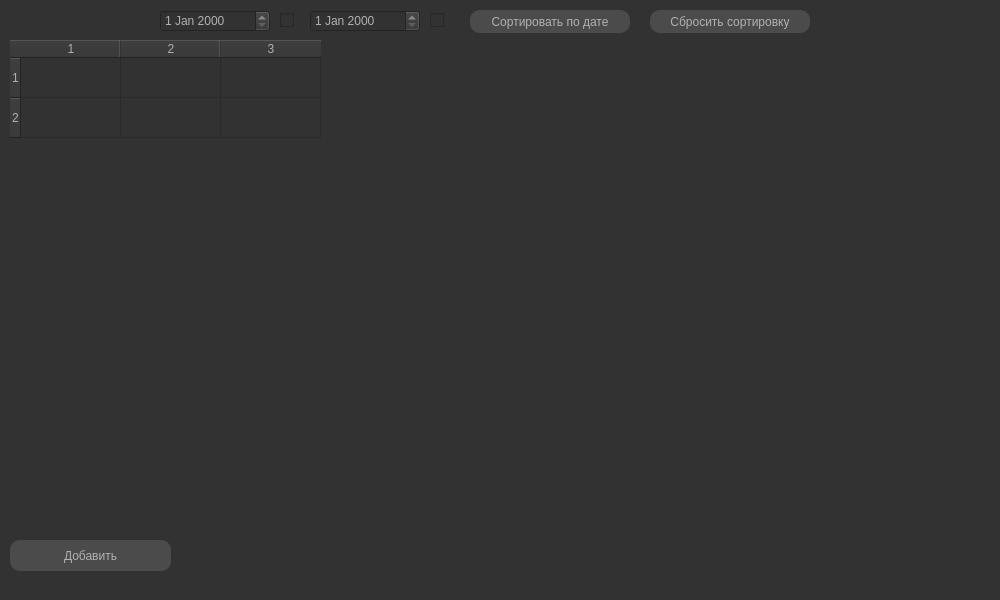
<?xml version="1.0" encoding="UTF-8"?>
<ui version="4.0">
 <class>MainWindow</class>
 <widget class="QMainWindow" name="MainWindow">
  <property name="geometry">
   <rect>
    <x>0</x>
    <y>0</y>
    <width>1000</width>
    <height>600</height>
   </rect>
  </property>
  <property name="windowTitle">
   <string>Менеджер поездов</string>
  </property>
  <property name="windowIcon">
   <iconset>
    <normaloff>icon.ico</normaloff>icon.ico</iconset>
  </property>
  <property name="styleSheet">
   <string notr="true">font: 12pt &quot;Times New Roman&quot;;
background-color: rgb(50, 50, 50);
color: #b1b1b1;
</string>
  </property>
  <widget class="QWidget" name="centralwidget">
   <widget class="QPushButton" name="btnAdd">
    <property name="geometry">
     <rect>
      <x>10</x>
      <y>540</y>
      <width>161</width>
      <height>31</height>
     </rect>
    </property>
    <property name="styleSheet">
     <string notr="true">QPushButton{
	background-color: rgb(75, 75, 75);
	border-radius: 10px;
}
QPushButton:hover {
     background-color: rgb(80,80, 80);
}
QPushButton:pressed {
    background-color: rgb(120,120,120);
}
</string>
    </property>
    <property name="text">
     <string>Добавить</string>
    </property>
   </widget>
   <widget class="QDateEdit" name="sortDateIn">
    <property name="geometry">
     <rect>
      <x>160</x>
      <y>10</y>
      <width>110</width>
      <height>22</height>
     </rect>
    </property>
   </widget>
   <widget class="QDateEdit" name="sortDateOut">
    <property name="geometry">
     <rect>
      <x>310</x>
      <y>10</y>
      <width>110</width>
      <height>22</height>
     </rect>
    </property>
   </widget>
   <widget class="QPushButton" name="btnSort">
    <property name="geometry">
     <rect>
      <x>470</x>
      <y>10</y>
      <width>160</width>
      <height>23</height>
     </rect>
    </property>
    <property name="styleSheet">
     <string notr="true">QPushButton{
	background-color: rgb(75, 75, 75);
	border-radius: 10px;
}
QPushButton:hover {
     background-color: rgb(80,80, 80);
}
QPushButton:pressed {
    background-color: rgb(120,120,120);
}
</string>
    </property>
    <property name="text">
     <string>Сортировать по дате</string>
    </property>
   </widget>
   <widget class="QTableWidget" name="tableWidget">
    <property name="geometry">
     <rect>
      <x>10</x>
      <y>40</y>
      <width>971</width>
      <height>491</height>
     </rect>
    </property>
    <property name="autoFillBackground">
     <bool>true</bool>
    </property>
    <property name="styleSheet">
     <string notr="true">background-color: rgb(50, 50, 50);
border-color: rgb(255, 255, 255);
color: rgb(177, 177, 177);
selection-background-color: rgb(85, 85, 85);</string>
    </property>
    <property name="frameShape">
     <enum>QFrame::NoFrame</enum>
    </property>
    <property name="frameShadow">
     <enum>QFrame::Plain</enum>
    </property>
    <property name="dragEnabled">
     <bool>false</bool>
    </property>
    <property name="selectionMode">
     <enum>QAbstractItemView::ExtendedSelection</enum>
    </property>
    <property name="gridStyle">
     <enum>Qt::SolidLine</enum>
    </property>
    <property name="sortingEnabled">
     <bool>false</bool>
    </property>
    <property name="wordWrap">
     <bool>true</bool>
    </property>
    <property name="cornerButtonEnabled">
     <bool>true</bool>
    </property>
    <property name="rowCount">
     <number>2</number>
    </property>
    <property name="columnCount">
     <number>3</number>
    </property>
    <attribute name="horizontalHeaderMinimumSectionSize">
     <number>1</number>
    </attribute>
    <attribute name="verticalHeaderDefaultSectionSize">
     <number>40</number>
    </attribute>
    <row/>
    <row/>
    <column/>
    <column/>
    <column/>
   </widget>
   <widget class="QPushButton" name="btnReset">
    <property name="geometry">
     <rect>
      <x>650</x>
      <y>10</y>
      <width>160</width>
      <height>23</height>
     </rect>
    </property>
    <property name="styleSheet">
     <string notr="true">QPushButton{
	background-color: rgb(75, 75, 75);
	border-radius: 10px;
}
QPushButton:hover {
     background-color: rgb(80,80, 80);
}
QPushButton:pressed {
    background-color: rgb(120,120,120);
}
</string>
    </property>
    <property name="text">
     <string>Сбросить сортировку</string>
    </property>
   </widget>
   <widget class="QCheckBox" name="checkIn">
    <property name="geometry">
     <rect>
      <x>280</x>
      <y>12</y>
      <width>16</width>
      <height>17</height>
     </rect>
    </property>
    <property name="text">
     <string/>
    </property>
   </widget>
   <widget class="QCheckBox" name="checkOut">
    <property name="geometry">
     <rect>
      <x>430</x>
      <y>12</y>
      <width>16</width>
      <height>17</height>
     </rect>
    </property>
    <property name="text">
     <string/>
    </property>
   </widget>
  </widget>
  <widget class="QStatusBar" name="statusbar"/>
 </widget>
 <resources/>
 <connections/>
</ui>
